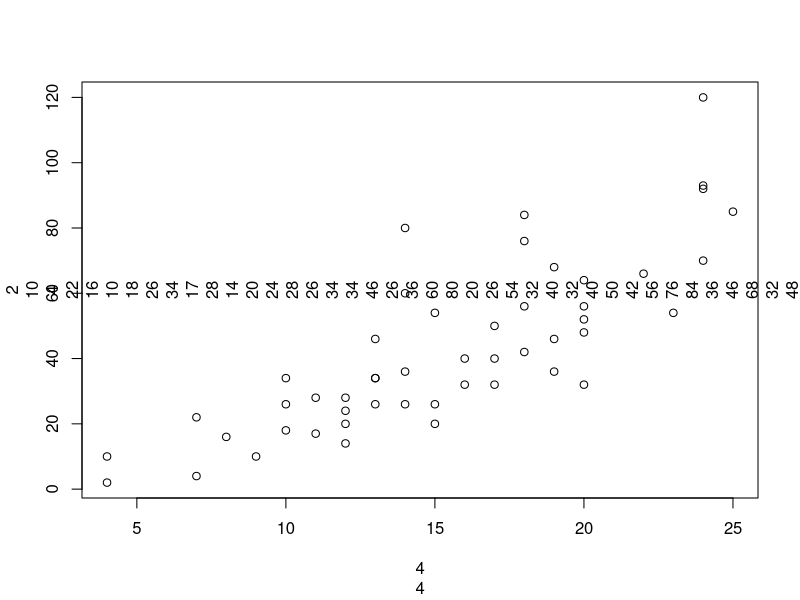

R code for this plot:
## ---- chunk 1
knitr::opts_chunk$set(echo = TRUE)
## ---- chunk 2
plot(cars, cars$speed, cars$dist)

